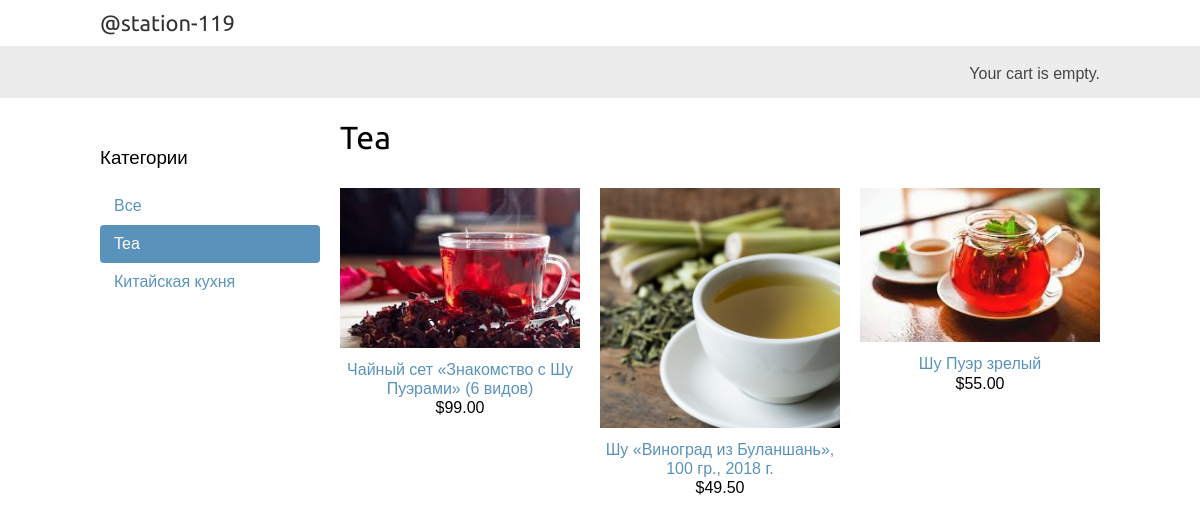
Page /tea/ on the committed database.
### shop/models.py (models this page shows, shortened)
class Category(models.Model):
    name = models.CharField(max_length=200, db_index=True)
    slug = models.SlugField(max_length=200, unique=True)
    class Meta:
        ordering = ('name',)
        verbose_name = 'category'
        verbose_name_plural = 'categories'
    def get_absolute_url(self):
        return reverse('shop:product_list_by_category', args=[self.slug])

class Product(models.Model):
    category = models.ForeignKey(Category,
                                 related_name='products',
                                 on_delete=models.CASCADE)
    name = models.CharField(max_length=200, db_index=True)
    slug = models.SlugField(max_length=200, db_index=True)
    image = models.ImageField(upload_to='products/%Y/%m/%d', blank=True)
    description = models.TextField(blank=True)
    price = models.DecimalField(max_digits=10, decimal_places=2)
    available = models.BooleanField(default=True)
    created = models.DateTimeField(auto_now_add=True)
    updated = models.DateTimeField(auto_now=True)
    class Meta:
        ordering = ('name',)
        index_together = (('id', 'slug'),)
    def get_absolute_url(self):
        return reverse('shop:product_detail', args=[self.id, self.slug])

### shop/views.py (the view)
# urls.py: path('', product_list, name='product_list'),
def product_list(request, category_slug=None):
    category = None
    categories = Category.objects.all()
    products = Product.objects.filter(available=True)
    if category_slug:
        category = get_object_or_404(Category, slug=category_slug)
        products = products.filter(category=category)
    context = {'category': category,
               'categories': categories,
               'products': products}
    return render(request, 'shop/product/list.html', context)

### cart/cart.py (called while the page is built)
    def __len__(self):
        return sum(item['quantity'] for item in self.cart.values())

### cart/context_processors.py (called while the page is built)
def cart(request):
    return {'cart': Cart(request)}

### templates/shop/product/list.html (shortened to what this page needs)
{% extends "shop/base.html" %}
{% load static %}
{% block content %}
<div id="sidebar">
    <h3>Категории</h3>
    <ul>
        <li {% if not category %} class="selected" {% endif %}>
            <a href="{% url "shop:product_list" %}">Все</a>
        </li>
        {% for c in categories %}
        <li {% if category.slug == c.slug %} class="selected" {% endif %}>
            <a href="{{ c.get_absolute_url }}">{{ c.name }}</a>
        </li>
        {% endfor %}
    </ul>
</div>
<div id="main" class="product-list">
    <h1>{% if category %}{{ category.name }}{% else %}Продукты{% endif %}</h1>
    {% for product in products %}
    <div class="item">
        <a href="{{ product.get_absolute_url }}">
            <img src="
                {% if product.image %}
                    {{ product.image.url }}
                {%else %}
                    {% static "img/no_image.png" %}
                {% endif %}">
        </a>
        <a href="{{ product.get_absolute_url }}">{{ product.name }}</a>
        <br>
        ${{ product.price }}
    </div>
    {% endfor %}
</div>
{% endblock %}

### shop/static/css/base.css (style rules this page uses)
body { margin:0; padding:0; font-family:helvetica, sans-serif; }
h1, h2, h3, h4, h5 , h6 { font-family: 'Ubuntu', sans-serif; font-weight:normal; }
a { text-decoration:none; color:#5993bb; }
#sidebar { width:220px; padding:30px 20px 0 0; float:left; }
#sidebar ul { margin:0; padding:0; }
#sidebar ul li { margin:0; list-style:none; padding:10px 14px; }
#sidebar ul li a { display:block; }
#sidebar ul li.selected { background:#5993bb; border-radius:4px; }
#sidebar ul li.selected a { color:#fff; }
#main { float:left; width: 96%; margin-right:-220px; overflow:hidden; }
.product-list .item { width:25%; padding:10px 20px 10px 0; float:left; text-align:center; line-height:1.2; }
.product-list .item img { width:100%; margin-bottom:8px; }

### rows in the picture
Category: name "Tea"
Category: name "Китайская кухня"
Product: image (picture), name "Чайный сет «Знакомство с Шу Пуэрами» (6 видов)", price "99.00"
Product: image (picture), name "Шу «Виноград из Буланшань», 100 гр., 2018 г.", price "49.50"
Product: image (picture), name "Шу Пуэр зрелый", price "55.00"
